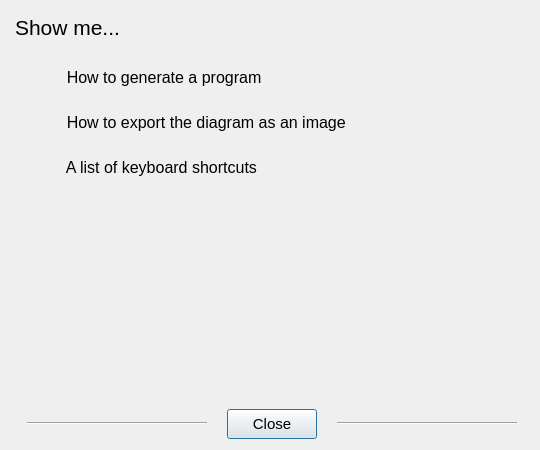
<?xml version="1.0" encoding="UTF-8"?>
<ui version="4.0">
 <class>HelpWindow</class>
 <widget class="QDialog" name="HelpWindow">
  <property name="geometry">
   <rect>
    <x>0</x>
    <y>0</y>
    <width>540</width>
    <height>450</height>
   </rect>
  </property>
  <property name="sizePolicy">
   <sizepolicy hsizetype="Fixed" vsizetype="Fixed">
    <horstretch>0</horstretch>
    <verstretch>0</verstretch>
   </sizepolicy>
  </property>
  <property name="font">
   <font>
    <pointsize>12</pointsize>
   </font>
  </property>
  <property name="windowTitle">
   <string>Draw Auton - Help</string>
  </property>
  <layout class="QVBoxLayout" name="layout_main">
   <property name="leftMargin">
    <number>15</number>
   </property>
   <property name="topMargin">
    <number>15</number>
   </property>
   <item>
    <widget class="QLabel" name="label_title">
     <property name="font">
      <font>
       <pointsize>16</pointsize>
      </font>
     </property>
     <property name="text">
      <string>Show me...</string>
     </property>
    </widget>
   </item>
   <item>
    <widget class="QScrollArea" name="scrollArea">
     <property name="font">
      <font>
       <pointsize>12</pointsize>
      </font>
     </property>
     <property name="focusPolicy">
      <enum>Qt::NoFocus</enum>
     </property>
     <property name="styleSheet">
      <string notr="true">text-align: left;
font: 12pt;</string>
     </property>
     <property name="frameShape">
      <enum>QFrame::NoFrame</enum>
     </property>
     <property name="horizontalScrollBarPolicy">
      <enum>Qt::ScrollBarAlwaysOff</enum>
     </property>
     <property name="widgetResizable">
      <bool>true</bool>
     </property>
     <property name="alignment">
      <set>Qt::AlignCenter</set>
     </property>
     <widget class="QWidget" name="layout_scrollArea">
      <property name="geometry">
       <rect>
        <x>0</x>
        <y>0</y>
        <width>516</width>
        <height>357</height>
       </rect>
      </property>
      <layout class="QGridLayout" name="gridLayout">
       <property name="verticalSpacing">
        <number>0</number>
       </property>
       <item row="1" column="1">
        <widget class="QPushButton" name="pushButton_export_image">
         <property name="minimumSize">
          <size>
           <width>0</width>
           <height>45</height>
          </size>
         </property>
         <property name="text">
          <string>    How to export the diagram as an image</string>
         </property>
         <property name="flat">
          <bool>true</bool>
         </property>
        </widget>
       </item>
       <item row="0" column="1">
        <widget class="QPushButton" name="pushButton_generate_program">
         <property name="minimumSize">
          <size>
           <width>0</width>
           <height>45</height>
          </size>
         </property>
         <property name="text">
          <string>    How to generate a program</string>
         </property>
         <property name="flat">
          <bool>true</bool>
         </property>
        </widget>
       </item>
       <item row="3" column="1">
        <spacer name="spacer_bottom">
         <property name="orientation">
          <enum>Qt::Vertical</enum>
         </property>
         <property name="sizeHint" stdset="0">
          <size>
           <width>20</width>
           <height>40</height>
          </size>
         </property>
        </spacer>
       </item>
       <item row="0" column="0" rowspan="4">
        <spacer name="spacer_tab">
         <property name="orientation">
          <enum>Qt::Horizontal</enum>
         </property>
         <property name="sizeType">
          <enum>QSizePolicy::Fixed</enum>
         </property>
         <property name="sizeHint" stdset="0">
          <size>
           <width>24</width>
           <height>20</height>
          </size>
         </property>
        </spacer>
       </item>
       <item row="2" column="1">
        <widget class="QPushButton" name="pushButton_keyboard_shortcuts">
         <property name="minimumSize">
          <size>
           <width>0</width>
           <height>45</height>
          </size>
         </property>
         <property name="text">
          <string>    A list of keyboard shortcuts</string>
         </property>
         <property name="flat">
          <bool>true</bool>
         </property>
        </widget>
       </item>
      </layout>
     </widget>
    </widget>
   </item>
   <item>
    <layout class="QHBoxLayout" name="layout_close">
     <property name="spacing">
      <number>20</number>
     </property>
     <property name="leftMargin">
      <number>12</number>
     </property>
     <property name="rightMargin">
      <number>12</number>
     </property>
     <item>
      <widget class="Line" name="line_close_L">
       <property name="orientation">
        <enum>Qt::Horizontal</enum>
       </property>
      </widget>
     </item>
     <item>
      <widget class="QPushButton" name="pushButton_close">
       <property name="sizePolicy">
        <sizepolicy hsizetype="Fixed" vsizetype="Fixed">
         <horstretch>0</horstretch>
         <verstretch>0</verstretch>
        </sizepolicy>
       </property>
       <property name="minimumSize">
        <size>
         <width>90</width>
         <height>30</height>
        </size>
       </property>
       <property name="font">
        <font>
         <pointsize>11</pointsize>
        </font>
       </property>
       <property name="text">
        <string>Close</string>
       </property>
       <property name="default">
        <bool>true</bool>
       </property>
      </widget>
     </item>
     <item>
      <widget class="Line" name="line_close_R">
       <property name="orientation">
        <enum>Qt::Horizontal</enum>
       </property>
      </widget>
     </item>
    </layout>
   </item>
  </layout>
 </widget>
 <tabstops>
  <tabstop>pushButton_generate_program</tabstop>
  <tabstop>pushButton_export_image</tabstop>
  <tabstop>pushButton_keyboard_shortcuts</tabstop>
  <tabstop>pushButton_close</tabstop>
 </tabstops>
 <resources/>
 <connections/>
</ui>
